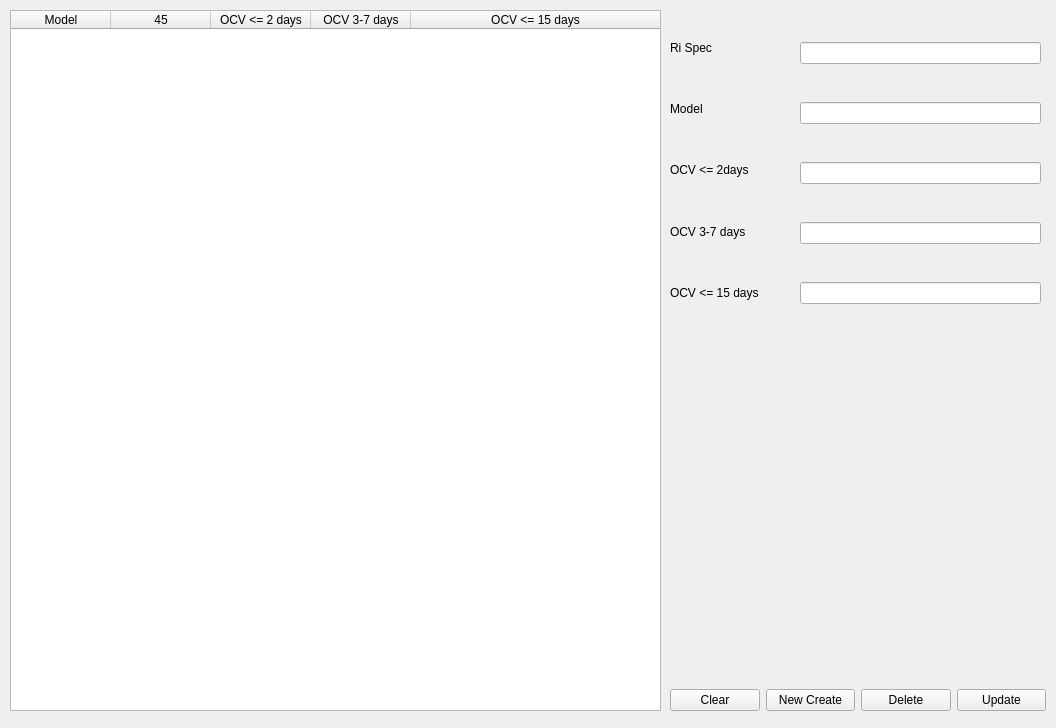
<?xml version="1.0" encoding="UTF-8"?>
<ui version="4.0">
 <class>Form</class>
 <widget class="QWidget" name="SetupTopupForm">
  <property name="geometry">
   <rect>
    <x>0</x>
    <y>0</y>
    <width>1056</width>
    <height>728</height>
   </rect>
  </property>
  <property name="minimumSize">
   <size>
    <width>1056</width>
    <height>728</height>
   </size>
  </property>
  <property name="maximumSize">
   <size>
    <width>1056</width>
    <height>728</height>
   </size>
  </property>
  <property name="windowTitle">
   <string>Setup-with topup</string>
  </property>
  <widget class="QTableWidget" name="tableWidget">
   <property name="geometry">
    <rect>
     <x>10</x>
     <y>10</y>
     <width>651</width>
     <height>701</height>
    </rect>
   </property>
   <property name="wordWrap">
    <bool>true</bool>
   </property>
   <attribute name="horizontalHeaderStretchLastSection">
    <bool>true</bool>
   </attribute>
   <attribute name="verticalHeaderVisible">
    <bool>true</bool>
   </attribute>
   <attribute name="verticalHeaderCascadingSectionResizes">
    <bool>false</bool>
   </attribute>
   <attribute name="verticalHeaderStretchLastSection">
    <bool>true</bool>
   </attribute>
   <column>
    <property name="text">
     <string>Model</string>
    </property>
   </column>
   <column>
    <property name="text">
     <string>45</string>
    </property>
   </column>
   <column>
    <property name="text">
     <string>OCV &lt;= 2 days</string>
    </property>
   </column>
   <column>
    <property name="text">
     <string>OCV 3-7 days</string>
    </property>
   </column>
   <column>
    <property name="text">
     <string>OCV &lt;= 15 days</string>
    </property>
   </column>
  </widget>
  <widget class="QWidget" name="verticalLayoutWidget">
   <property name="geometry">
    <rect>
     <x>670</x>
     <y>20</y>
     <width>121</width>
     <height>301</height>
    </rect>
   </property>
   <layout class="QVBoxLayout" name="verticalLayout">
    <item>
     <widget class="QLabel" name="label_2">
      <property name="text">
       <string>Ri Spec</string>
      </property>
     </widget>
    </item>
    <item>
     <widget class="QLabel" name="label">
      <property name="text">
       <string>Model</string>
      </property>
     </widget>
    </item>
    <item>
     <widget class="QLabel" name="label_3">
      <property name="text">
       <string>OCV &lt;= 2days</string>
      </property>
     </widget>
    </item>
    <item>
     <widget class="QLabel" name="label_4">
      <property name="text">
       <string>OCV 3-7 days</string>
      </property>
     </widget>
    </item>
    <item>
     <widget class="QLabel" name="label_5">
      <property name="text">
       <string>OCV &lt;= 15 days</string>
      </property>
     </widget>
    </item>
   </layout>
  </widget>
  <widget class="QWidget" name="verticalLayoutWidget_2">
   <property name="geometry">
    <rect>
     <x>800</x>
     <y>10</y>
     <width>241</width>
     <height>331</height>
    </rect>
   </property>
   <layout class="QVBoxLayout" name="verticalLayout_2">
    <item>
     <widget class="QLineEdit" name="lineEdit">
      <property name="readOnly">
       <bool>true</bool>
      </property>
     </widget>
    </item>
    <item>
     <widget class="QLineEdit" name="lineEdit_2">
      <property name="readOnly">
       <bool>true</bool>
      </property>
     </widget>
    </item>
    <item>
     <widget class="QLineEdit" name="lineEdit_3">
      <property name="readOnly">
       <bool>true</bool>
      </property>
     </widget>
    </item>
    <item>
     <widget class="QLineEdit" name="lineEdit_4">
      <property name="readOnly">
       <bool>true</bool>
      </property>
     </widget>
    </item>
    <item>
     <widget class="QLineEdit" name="lineEdit_5">
      <property name="readOnly">
       <bool>true</bool>
      </property>
     </widget>
    </item>
   </layout>
  </widget>
  <widget class="QWidget" name="horizontalLayoutWidget">
   <property name="geometry">
    <rect>
     <x>670</x>
     <y>680</y>
     <width>376</width>
     <height>41</height>
    </rect>
   </property>
   <layout class="QHBoxLayout" name="horizontalLayout">
    <item>
     <widget class="QPushButton" name="pushButton_4">
      <property name="text">
       <string>Clear</string>
      </property>
     </widget>
    </item>
    <item>
     <widget class="QPushButton" name="pushButton_3">
      <property name="text">
       <string>New Create</string>
      </property>
     </widget>
    </item>
    <item>
     <widget class="QPushButton" name="pushButton_2">
      <property name="text">
       <string>Delete</string>
      </property>
     </widget>
    </item>
    <item>
     <widget class="QPushButton" name="pushButton">
      <property name="text">
       <string>Update</string>
      </property>
     </widget>
    </item>
   </layout>
  </widget>
 </widget>
 <resources/>
 <connections/>
</ui>
